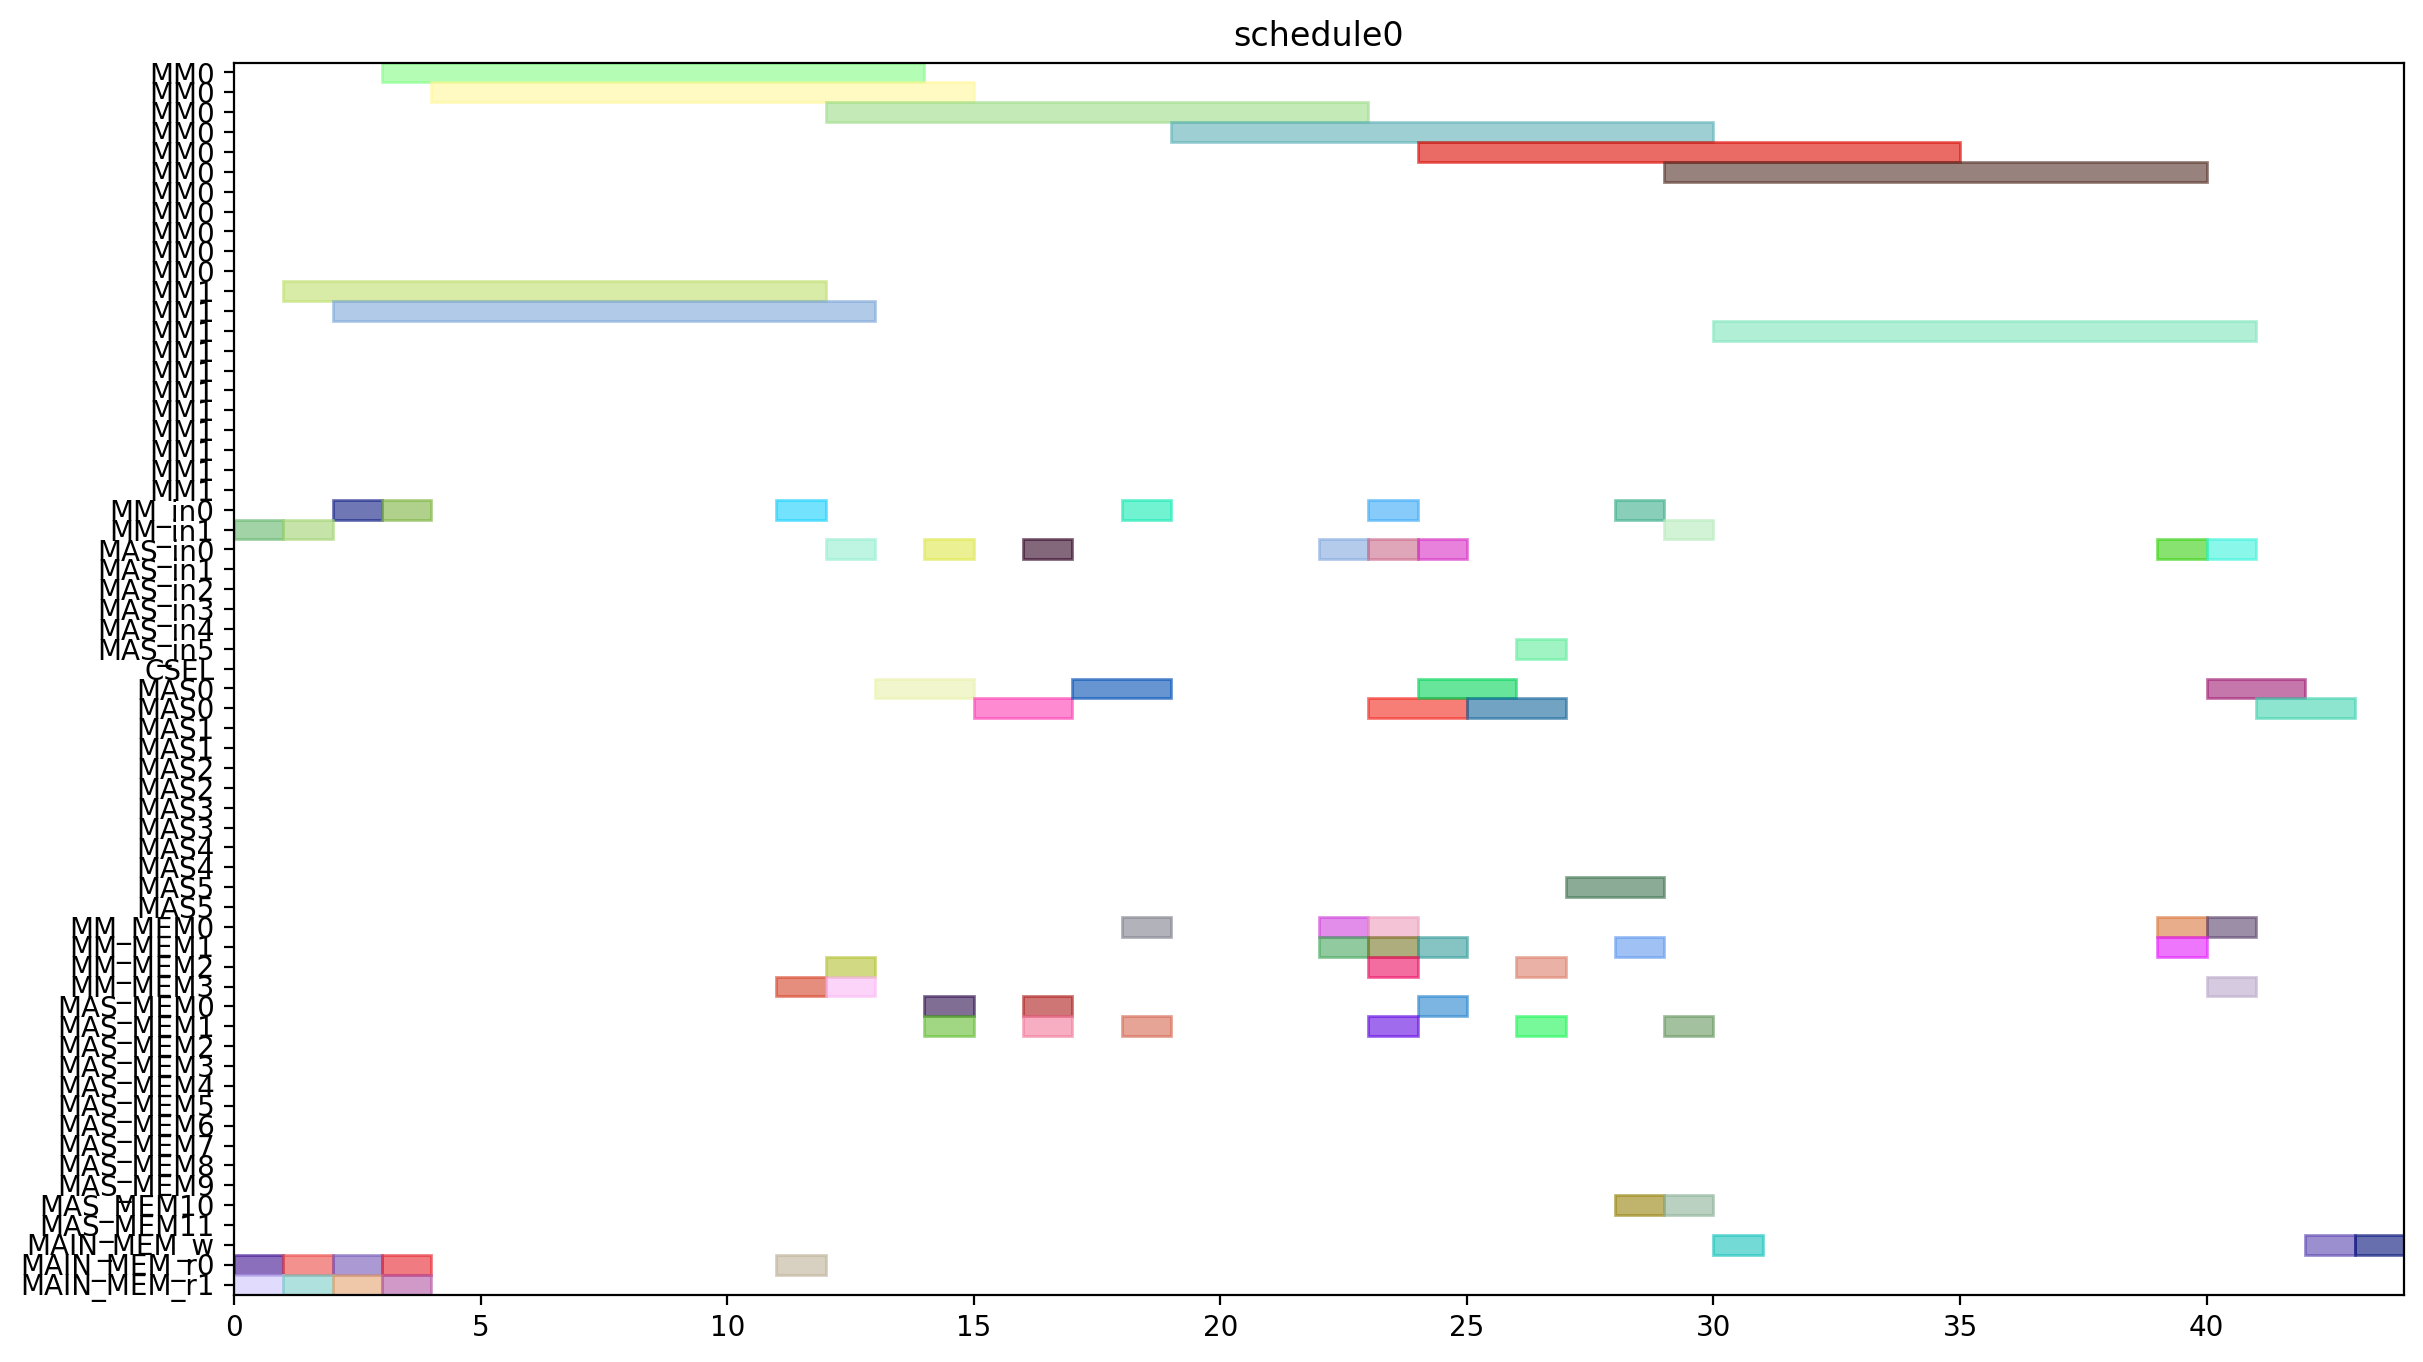

Source code (Python):
from pyschedule import Scenario, solvers, plotters, alt


def solve():
	horizon = 120
	S = Scenario("schedule0", horizon=horizon)

	# resource
	MM = S.Resources('MM', num=2, size=11)
	MM_in = S.Resources('MM_in', num=2)
	MAS_in = S.Resources('MAS_in', num=6)
	CSEL = S.Resource('CSEL')
	MAS = S.Resources('MAS', num=6, size=2, periods=range(1, horizon))
	MM_MEM = S.Resources('MM_MEM', num=4)
	MAS_MEM = S.Resources('MAS_MEM', num=12)
	MAIN_MEM_w = S.Resource('MAIN_MEM_w', size=1)
	MAIN_MEM_r = S.Resources('MAIN_MEM_r', num=2)

	# result of previous scheduling

	# new tasks
	t0 = S.Task('t0', length=11, delay_cost=1)
	t0 += alt(MM)
	t0_in = S.Task('t0_in', length=1, delay_cost=1)
	t0_in += alt(MM_in)
	S += t0_in*MM_in[0]<=t0*MM[0]
	S += t0_in*MM_in[1]<=t0*MM[1]
	t0_mem0 = S.Task('t0_mem0', length=1, delay_cost=1)
	t0_mem0 += MAIN_MEM_r[0]
	S += t0_mem0 <= t0

	t0_mem1 = S.Task('t0_mem1', length=1, delay_cost=1)
	t0_mem1 += MAIN_MEM_r[1]
	S += t0_mem1 <= t0

	t3 = S.Task('t3', length=11, delay_cost=1)
	t3 += alt(MM)
	t3_in = S.Task('t3_in', length=1, delay_cost=1)
	t3_in += alt(MM_in)
	S += t3_in*MM_in[0]<=t3*MM[0]
	S += t3_in*MM_in[1]<=t3*MM[1]
	t3_mem0 = S.Task('t3_mem0', length=1, delay_cost=1)
	t3_mem0 += MAIN_MEM_r[0]
	S += t3_mem0 <= t3

	t3_mem1 = S.Task('t3_mem1', length=1, delay_cost=1)
	t3_mem1 += MAIN_MEM_r[1]
	S += t3_mem1 <= t3

	t1 = S.Task('t1', length=11, delay_cost=1)
	t1 += alt(MM)
	t1_in = S.Task('t1_in', length=1, delay_cost=1)
	t1_in += alt(MM_in)
	S += t1_in*MM_in[0]<=t1*MM[0]
	S += t1_in*MM_in[1]<=t1*MM[1]
	t1_mem0 = S.Task('t1_mem0', length=1, delay_cost=1)
	t1_mem0 += MAIN_MEM_r[0]
	S += t1_mem0 <= t1

	t1_mem1 = S.Task('t1_mem1', length=1, delay_cost=1)
	t1_mem1 += MAIN_MEM_r[1]
	S += t1_mem1 <= t1

	t2 = S.Task('t2', length=11, delay_cost=1)
	t2 += alt(MM)
	t2_in = S.Task('t2_in', length=1, delay_cost=1)
	t2_in += alt(MM_in)
	S += t2_in*MM_in[0]<=t2*MM[0]
	S += t2_in*MM_in[1]<=t2*MM[1]
	t2_mem0 = S.Task('t2_mem0', length=1, delay_cost=1)
	t2_mem0 += MAIN_MEM_r[0]
	S += t2_mem0 <= t2

	t2_mem1 = S.Task('t2_mem1', length=1, delay_cost=1)
	t2_mem1 += MAIN_MEM_r[1]
	S += t2_mem1 <= t2

	t4 = S.Task('t4', length=11, delay_cost=1)
	t4 += alt(MM)
	t4_in = S.Task('t4_in', length=1, delay_cost=1)
	t4_in += alt(MM_in)
	S += t4_in*MM_in[0]<=t4*MM[0]
	S += t4_in*MM_in[1]<=t4*MM[1]
	t4_mem0 = S.Task('t4_mem0', length=1, delay_cost=1)
	t4_mem0 += MAIN_MEM_r[0]
	S += t4_mem0 <= t4

	t4_mem1 = S.Task('t4_mem1', length=1, delay_cost=1)
	t4_mem1 += alt(MM_MEM)
	S += (t2*MM[0])-1 < t4_mem1*MM_MEM[1]
	S += (t2*MM[1])-1 < t4_mem1*MM_MEM[3]
	S += t4_mem1 <= t4

	t5 = S.Task('t5', length=2, delay_cost=1)
	t5 += alt(MAS)
	t5_in = S.Task('t5_in', length=1, delay_cost=1)
	t5_in += alt(MAS_in)
	S += t5_in*MAS_in[0]<=t5*MAS[0]

	S += t5_in*MAS_in[1]<=t5*MAS[1]

	S += t5_in*MAS_in[2]<=t5*MAS[2]

	S += t5_in*MAS_in[3]<=t5*MAS[3]

	S += t5_in*MAS_in[4]<=t5*MAS[4]

	S += t5_in*MAS_in[5]<=t5*MAS[5]

	t5_mem0 = S.Task('t5_mem0', length=1, delay_cost=1)
	t5_mem0 += alt(MM_MEM)
	S += (t0*MM[0])-1 < t5_mem0*MM_MEM[0]
	S += (t0*MM[1])-1 < t5_mem0*MM_MEM[2]
	S += t5_mem0 <= t5

	t5_mem1 = S.Task('t5_mem1', length=1, delay_cost=1)
	t5_mem1 += alt(MM_MEM)
	S += (t0*MM[0])-1 < t5_mem1*MM_MEM[1]
	S += (t0*MM[1])-1 < t5_mem1*MM_MEM[3]
	S += t5_mem1 <= t5

	t6 = S.Task('t6', length=2, delay_cost=1)
	t6 += alt(MAS)
	t6_in = S.Task('t6_in', length=1, delay_cost=1)
	t6_in += alt(MAS_in)
	S += t6_in*MAS_in[0]<=t6*MAS[0]

	S += t6_in*MAS_in[1]<=t6*MAS[1]

	S += t6_in*MAS_in[2]<=t6*MAS[2]

	S += t6_in*MAS_in[3]<=t6*MAS[3]

	S += t6_in*MAS_in[4]<=t6*MAS[4]

	S += t6_in*MAS_in[5]<=t6*MAS[5]

	t6_mem0 = S.Task('t6_mem0', length=1, delay_cost=1)
	t6_mem0 += alt(MAS_MEM)
	S += (t5*MAS[0])-1 < t6_mem0*MAS_MEM[0]
	S += (t5*MAS[1])-1 < t6_mem0*MAS_MEM[2]
	S += (t5*MAS[2])-1 < t6_mem0*MAS_MEM[4]
	S += (t5*MAS[3])-1 < t6_mem0*MAS_MEM[6]
	S += (t5*MAS[4])-1 < t6_mem0*MAS_MEM[8]
	S += (t5*MAS[5])-1 < t6_mem0*MAS_MEM[10]
	S += t6_mem0 <= t6

	t6_mem1 = S.Task('t6_mem1', length=1, delay_cost=1)
	t6_mem1 += alt(MAS_MEM)
	S += (t5*MAS[0])-1 < t6_mem1*MAS_MEM[1]
	S += (t5*MAS[1])-1 < t6_mem1*MAS_MEM[3]
	S += (t5*MAS[2])-1 < t6_mem1*MAS_MEM[5]
	S += (t5*MAS[3])-1 < t6_mem1*MAS_MEM[7]
	S += (t5*MAS[4])-1 < t6_mem1*MAS_MEM[9]
	S += (t5*MAS[5])-1 < t6_mem1*MAS_MEM[11]
	S += t6_mem1 <= t6

	t9 = S.Task('t9', length=2, delay_cost=1)
	t9 += alt(MAS)
	t9_in = S.Task('t9_in', length=1, delay_cost=1)
	t9_in += alt(MAS_in)
	S += t9_in*MAS_in[0]<=t9*MAS[0]

	S += t9_in*MAS_in[1]<=t9*MAS[1]

	S += t9_in*MAS_in[2]<=t9*MAS[2]

	S += t9_in*MAS_in[3]<=t9*MAS[3]

	S += t9_in*MAS_in[4]<=t9*MAS[4]

	S += t9_in*MAS_in[5]<=t9*MAS[5]

	t9_mem0 = S.Task('t9_mem0', length=1, delay_cost=1)
	t9_mem0 += alt(MM_MEM)
	S += (t0*MM[0])-1 < t9_mem0*MM_MEM[0]
	S += (t0*MM[1])-1 < t9_mem0*MM_MEM[2]
	S += t9_mem0 <= t9

	t9_mem1 = S.Task('t9_mem1', length=1, delay_cost=1)
	t9_mem1 += alt(MM_MEM)
	S += (t4*MM[0])-1 < t9_mem1*MM_MEM[1]
	S += (t4*MM[1])-1 < t9_mem1*MM_MEM[3]
	S += t9_mem1 <= t9

	t10 = S.Task('t10', length=2, delay_cost=1)
	t10 += alt(MAS)
	t10_in = S.Task('t10_in', length=1, delay_cost=1)
	t10_in += alt(MAS_in)
	S += t10_in*MAS_in[0]<=t10*MAS[0]

	S += t10_in*MAS_in[1]<=t10*MAS[1]

	S += t10_in*MAS_in[2]<=t10*MAS[2]

	S += t10_in*MAS_in[3]<=t10*MAS[3]

	S += t10_in*MAS_in[4]<=t10*MAS[4]

	S += t10_in*MAS_in[5]<=t10*MAS[5]

	t10_mem0 = S.Task('t10_mem0', length=1, delay_cost=1)
	t10_mem0 += alt(MM_MEM)
	S += (t4*MM[0])-1 < t10_mem0*MM_MEM[0]
	S += (t4*MM[1])-1 < t10_mem0*MM_MEM[2]
	S += t10_mem0 <= t10

	t10_mem1 = S.Task('t10_mem1', length=1, delay_cost=1)
	t10_mem1 += alt(MM_MEM)
	S += (t4*MM[0])-1 < t10_mem1*MM_MEM[1]
	S += (t4*MM[1])-1 < t10_mem1*MM_MEM[3]
	S += t10_mem1 <= t10

	t7 = S.Task('t7', length=2, delay_cost=1)
	t7 += alt(MAS)
	t7_in = S.Task('t7_in', length=1, delay_cost=1)
	t7_in += alt(MAS_in)
	S += t7_in*MAS_in[0]<=t7*MAS[0]

	S += t7_in*MAS_in[1]<=t7*MAS[1]

	S += t7_in*MAS_in[2]<=t7*MAS[2]

	S += t7_in*MAS_in[3]<=t7*MAS[3]

	S += t7_in*MAS_in[4]<=t7*MAS[4]

	S += t7_in*MAS_in[5]<=t7*MAS[5]

	t7_mem0 = S.Task('t7_mem0', length=1, delay_cost=1)
	t7_mem0 += alt(MAS_MEM)
	S += (t6*MAS[0])-1 < t7_mem0*MAS_MEM[0]
	S += (t6*MAS[1])-1 < t7_mem0*MAS_MEM[2]
	S += (t6*MAS[2])-1 < t7_mem0*MAS_MEM[4]
	S += (t6*MAS[3])-1 < t7_mem0*MAS_MEM[6]
	S += (t6*MAS[4])-1 < t7_mem0*MAS_MEM[8]
	S += (t6*MAS[5])-1 < t7_mem0*MAS_MEM[10]
	S += t7_mem0 <= t7

	t7_mem1 = S.Task('t7_mem1', length=1, delay_cost=1)
	t7_mem1 += alt(MAS_MEM)
	S += (t6*MAS[0])-1 < t7_mem1*MAS_MEM[1]
	S += (t6*MAS[1])-1 < t7_mem1*MAS_MEM[3]
	S += (t6*MAS[2])-1 < t7_mem1*MAS_MEM[5]
	S += (t6*MAS[3])-1 < t7_mem1*MAS_MEM[7]
	S += (t6*MAS[4])-1 < t7_mem1*MAS_MEM[9]
	S += (t6*MAS[5])-1 < t7_mem1*MAS_MEM[11]
	S += t7_mem1 <= t7

	t11 = S.Task('t11', length=2, delay_cost=1)
	t11 += alt(MAS)
	t11_in = S.Task('t11_in', length=1, delay_cost=1)
	t11_in += alt(MAS_in)
	S += t11_in*MAS_in[0]<=t11*MAS[0]

	S += t11_in*MAS_in[1]<=t11*MAS[1]

	S += t11_in*MAS_in[2]<=t11*MAS[2]

	S += t11_in*MAS_in[3]<=t11*MAS[3]

	S += t11_in*MAS_in[4]<=t11*MAS[4]

	S += t11_in*MAS_in[5]<=t11*MAS[5]

	t11_mem0 = S.Task('t11_mem0', length=1, delay_cost=1)
	t11_mem0 += alt(MAS_MEM)
	S += (t10*MAS[0])-1 < t11_mem0*MAS_MEM[0]
	S += (t10*MAS[1])-1 < t11_mem0*MAS_MEM[2]
	S += (t10*MAS[2])-1 < t11_mem0*MAS_MEM[4]
	S += (t10*MAS[3])-1 < t11_mem0*MAS_MEM[6]
	S += (t10*MAS[4])-1 < t11_mem0*MAS_MEM[8]
	S += (t10*MAS[5])-1 < t11_mem0*MAS_MEM[10]
	S += t11_mem0 <= t11

	t11_mem1 = S.Task('t11_mem1', length=1, delay_cost=1)
	t11_mem1 += alt(MM_MEM)
	S += (t4*MM[0])-1 < t11_mem1*MM_MEM[1]
	S += (t4*MM[1])-1 < t11_mem1*MM_MEM[3]
	S += t11_mem1 <= t11

	t8 = S.Task('t8', length=11, delay_cost=1)
	t8 += alt(MM)
	t8_in = S.Task('t8_in', length=1, delay_cost=1)
	t8_in += alt(MM_in)
	S += t8_in*MM_in[0]<=t8*MM[0]
	S += t8_in*MM_in[1]<=t8*MM[1]
	t8_mem0 = S.Task('t8_mem0', length=1, delay_cost=1)
	t8_mem0 += alt(MM_MEM)
	S += (t4*MM[0])-1 < t8_mem0*MM_MEM[0]
	S += (t4*MM[1])-1 < t8_mem0*MM_MEM[2]
	S += t8_mem0 <= t8

	t8_mem1 = S.Task('t8_mem1', length=1, delay_cost=1)
	t8_mem1 += alt(MAS_MEM)
	S += (t7*MAS[0])-1 < t8_mem1*MAS_MEM[1]
	S += (t7*MAS[1])-1 < t8_mem1*MAS_MEM[3]
	S += (t7*MAS[2])-1 < t8_mem1*MAS_MEM[5]
	S += (t7*MAS[3])-1 < t8_mem1*MAS_MEM[7]
	S += (t7*MAS[4])-1 < t8_mem1*MAS_MEM[9]
	S += (t7*MAS[5])-1 < t8_mem1*MAS_MEM[11]
	S += t8_mem1 <= t8

	new_PZ = S.Task('new_PZ', length=11, delay_cost=1)
	new_PZ += alt(MM)
	new_PZ_in = S.Task('new_PZ_in', length=1, delay_cost=1)
	new_PZ_in += alt(MM_in)
	S += new_PZ_in*MM_in[0]<=new_PZ*MM[0]
	S += new_PZ_in*MM_in[1]<=new_PZ*MM[1]
	S += 0<new_PZ

	new_PZ_w = S.Task('new_PZ_w', length=1, delay_cost=1)
	new_PZ_w += alt(MAIN_MEM_w)
	S += new_PZ <= new_PZ_w

	new_PZ_mem0 = S.Task('new_PZ_mem0', length=1, delay_cost=1)
	new_PZ_mem0 += alt(MM_MEM)
	S += (t1*MM[0])-1 < new_PZ_mem0*MM_MEM[0]
	S += (t1*MM[1])-1 < new_PZ_mem0*MM_MEM[2]
	S += new_PZ_mem0 <= new_PZ

	new_PZ_mem1 = S.Task('new_PZ_mem1', length=1, delay_cost=1)
	new_PZ_mem1 += alt(MAS_MEM)
	S += (t7*MAS[0])-1 < new_PZ_mem1*MAS_MEM[1]
	S += (t7*MAS[1])-1 < new_PZ_mem1*MAS_MEM[3]
	S += (t7*MAS[2])-1 < new_PZ_mem1*MAS_MEM[5]
	S += (t7*MAS[3])-1 < new_PZ_mem1*MAS_MEM[7]
	S += (t7*MAS[4])-1 < new_PZ_mem1*MAS_MEM[9]
	S += (t7*MAS[5])-1 < new_PZ_mem1*MAS_MEM[11]
	S += new_PZ_mem1 <= new_PZ

	t12 = S.Task('t12', length=2, delay_cost=1)
	t12 += alt(MAS)
	t12_in = S.Task('t12_in', length=1, delay_cost=1)
	t12_in += alt(MAS_in)
	S += t12_in*MAS_in[0]<=t12*MAS[0]

	S += t12_in*MAS_in[1]<=t12*MAS[1]

	S += t12_in*MAS_in[2]<=t12*MAS[2]

	S += t12_in*MAS_in[3]<=t12*MAS[3]

	S += t12_in*MAS_in[4]<=t12*MAS[4]

	S += t12_in*MAS_in[5]<=t12*MAS[5]

	t12_mem0 = S.Task('t12_mem0', length=1, delay_cost=1)
	t12_mem0 += alt(MM_MEM)
	S += (t0*MM[0])-1 < t12_mem0*MM_MEM[0]
	S += (t0*MM[1])-1 < t12_mem0*MM_MEM[2]
	S += t12_mem0 <= t12

	t12_mem1 = S.Task('t12_mem1', length=1, delay_cost=1)
	t12_mem1 += alt(MAS_MEM)
	S += (t11*MAS[0])-1 < t12_mem1*MAS_MEM[1]
	S += (t11*MAS[1])-1 < t12_mem1*MAS_MEM[3]
	S += (t11*MAS[2])-1 < t12_mem1*MAS_MEM[5]
	S += (t11*MAS[3])-1 < t12_mem1*MAS_MEM[7]
	S += (t11*MAS[4])-1 < t12_mem1*MAS_MEM[9]
	S += (t11*MAS[5])-1 < t12_mem1*MAS_MEM[11]
	S += t12_mem1 <= t12

	t13 = S.Task('t13', length=11, delay_cost=1)
	t13 += alt(MM)
	t13_in = S.Task('t13_in', length=1, delay_cost=1)
	t13_in += alt(MM_in)
	S += t13_in*MM_in[0]<=t13*MM[0]
	S += t13_in*MM_in[1]<=t13*MM[1]
	t13_mem0 = S.Task('t13_mem0', length=1, delay_cost=1)
	t13_mem0 += alt(MAS_MEM)
	S += (t12*MAS[0])-1 < t13_mem0*MAS_MEM[0]
	S += (t12*MAS[1])-1 < t13_mem0*MAS_MEM[2]
	S += (t12*MAS[2])-1 < t13_mem0*MAS_MEM[4]
	S += (t12*MAS[3])-1 < t13_mem0*MAS_MEM[6]
	S += (t12*MAS[4])-1 < t13_mem0*MAS_MEM[8]
	S += (t12*MAS[5])-1 < t13_mem0*MAS_MEM[10]
	S += t13_mem0 <= t13

	t13_mem1 = S.Task('t13_mem1', length=1, delay_cost=1)
	t13_mem1 += alt(MAS_MEM)
	S += (t9*MAS[0])-1 < t13_mem1*MAS_MEM[1]
	S += (t9*MAS[1])-1 < t13_mem1*MAS_MEM[3]
	S += (t9*MAS[2])-1 < t13_mem1*MAS_MEM[5]
	S += (t9*MAS[3])-1 < t13_mem1*MAS_MEM[7]
	S += (t9*MAS[4])-1 < t13_mem1*MAS_MEM[9]
	S += (t9*MAS[5])-1 < t13_mem1*MAS_MEM[11]
	S += t13_mem1 <= t13

	t14 = S.Task('t14', length=11, delay_cost=1)
	t14 += alt(MM)
	t14_in = S.Task('t14_in', length=1, delay_cost=1)
	t14_in += alt(MM_in)
	S += t14_in*MM_in[0]<=t14*MM[0]
	S += t14_in*MM_in[1]<=t14*MM[1]
	t14_mem0 = S.Task('t14_mem0', length=1, delay_cost=1)
	t14_mem0 += alt(MAS_MEM)
	S += (t12*MAS[0])-1 < t14_mem0*MAS_MEM[0]
	S += (t12*MAS[1])-1 < t14_mem0*MAS_MEM[2]
	S += (t12*MAS[2])-1 < t14_mem0*MAS_MEM[4]
	S += (t12*MAS[3])-1 < t14_mem0*MAS_MEM[6]
	S += (t12*MAS[4])-1 < t14_mem0*MAS_MEM[8]
	S += (t12*MAS[5])-1 < t14_mem0*MAS_MEM[10]
	S += t14_mem0 <= t14

	t14_mem1 = S.Task('t14_mem1', length=1, delay_cost=1)
	t14_mem1 += alt(MM_MEM)
	S += (t3*MM[0])-1 < t14_mem1*MM_MEM[1]
	S += (t3*MM[1])-1 < t14_mem1*MM_MEM[3]
	S += t14_mem1 <= t14

	new_PY = S.Task('new_PY', length=2, delay_cost=1)
	new_PY += alt(MAS)
	new_PY_in = S.Task('new_PY_in', length=1, delay_cost=1)
	new_PY_in += alt(MAS_in)
	S += new_PY_in*MAS_in[0]<=new_PY*MAS[0]

	S += new_PY_in*MAS_in[1]<=new_PY*MAS[1]

	S += new_PY_in*MAS_in[2]<=new_PY*MAS[2]

	S += new_PY_in*MAS_in[3]<=new_PY*MAS[3]

	S += new_PY_in*MAS_in[4]<=new_PY*MAS[4]

	S += new_PY_in*MAS_in[5]<=new_PY*MAS[5]

	S += 0<new_PY

	new_PY_w = S.Task('new_PY_w', length=1, delay_cost=1)
	new_PY_w += alt(MAIN_MEM_w)
	S += new_PY <= new_PY_w

	new_PY_mem0 = S.Task('new_PY_mem0', length=1, delay_cost=1)
	new_PY_mem0 += alt(MM_MEM)
	S += (t8*MM[0])-1 < new_PY_mem0*MM_MEM[0]
	S += (t8*MM[1])-1 < new_PY_mem0*MM_MEM[2]
	S += new_PY_mem0 <= new_PY

	new_PY_mem1 = S.Task('new_PY_mem1', length=1, delay_cost=1)
	new_PY_mem1 += alt(MM_MEM)
	S += (t13*MM[0])-1 < new_PY_mem1*MM_MEM[1]
	S += (t13*MM[1])-1 < new_PY_mem1*MM_MEM[3]
	S += new_PY_mem1 <= new_PY

	new_PX = S.Task('new_PX', length=2, delay_cost=1)
	new_PX += alt(MAS)
	new_PX_in = S.Task('new_PX_in', length=1, delay_cost=1)
	new_PX_in += alt(MAS_in)
	S += new_PX_in*MAS_in[0]<=new_PX*MAS[0]

	S += new_PX_in*MAS_in[1]<=new_PX*MAS[1]

	S += new_PX_in*MAS_in[2]<=new_PX*MAS[2]

	S += new_PX_in*MAS_in[3]<=new_PX*MAS[3]

	S += new_PX_in*MAS_in[4]<=new_PX*MAS[4]

	S += new_PX_in*MAS_in[5]<=new_PX*MAS[5]

	S += 0<new_PX

	new_PX_w = S.Task('new_PX_w', length=1, delay_cost=1)
	new_PX_w += alt(MAIN_MEM_w)
	S += new_PX <= new_PX_w

	new_PX_mem0 = S.Task('new_PX_mem0', length=1, delay_cost=1)
	new_PX_mem0 += alt(MM_MEM)
	S += (t14*MM[0])-1 < new_PX_mem0*MM_MEM[0]
	S += (t14*MM[1])-1 < new_PX_mem0*MM_MEM[2]
	S += new_PX_mem0 <= new_PX

	new_PX_mem1 = S.Task('new_PX_mem1', length=1, delay_cost=1)
	new_PX_mem1 += alt(MM_MEM)
	S += (t14*MM[0])-1 < new_PX_mem1*MM_MEM[1]
	S += (t14*MM[1])-1 < new_PX_mem1*MM_MEM[3]
	S += new_PX_mem1 <= new_PX

	solvers.mip.solve(S,msg=1,kind='CPLEX',ratio_gap=1.01)

	solution = [['hoge']*len(S.solution()[1]) for i in range(len(S.solution()))]
	for i in range(len(S.solution())):
		for j in range(len(S.solution()[i])):
			solution[i][j]=str(S.solution()[i][j])
	print(solution)

	cycles = int(solution[-1][3])

	pic_file_name = "/mnt/rose/usr1/fukuda/ABE/multiRAM_multiMAS_16mux/scheduling_result/stage11MM2_stage2MAS6/EP_DBL_A_0/schedule0.png"
	if(S.solution() != []):
		plotters.matplotlib.plot(S,img_filename=pic_file_name, show_task_labels=False, fig_size=(cycles*0.25+3, 8))

	return solution
